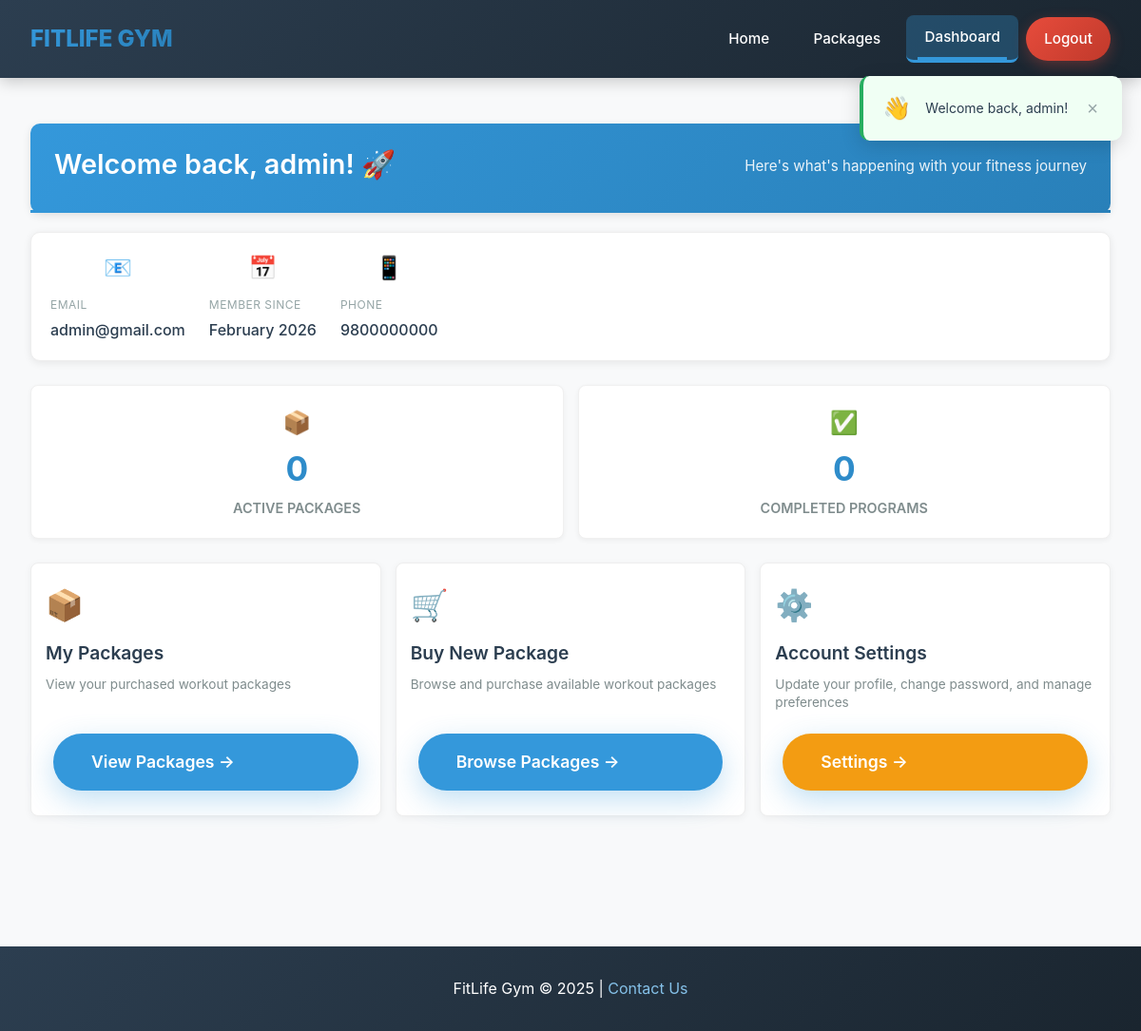
The app's page /user/dashboard.php (signed in) with its own data.
### tables this page shows
CREATE TABLE `users` (
  `id` int(11) NOT NULL,
  `full_name` varchar(100) NOT NULL,
  `email` varchar(100) NOT NULL,
  `phone` varchar(15) DEFAULT NULL,
  `password` varchar(255) NOT NULL,
  `created_at` timestamp NOT NULL DEFAULT current_timestamp(),
  `role` enum('user','admin') DEFAULT 'user'
);

### user/dashboard.php (the view, shortened to what this page needs)
<?php
require_once '../includes/database.php';
$user_id = $_SESSION['user_id'];
$stmt = $pdo->prepare("SELECT full_name, email, phone, created_at FROM users WHERE id = ?");
$stmt->execute([$user_id]);
$user = $stmt->fetch();
$active_stmt = $pdo->prepare("SELECT COUNT(*) as count FROM purchases WHERE user_id = ? AND is_active = 1 AND (status != 'completed' OR status IS NULL)");
$active_stmt->execute([$user_id]);
$active_count = $active_stmt->fetch()['count'];
$completed_stmt = $pdo->prepare("SELECT COUNT(*) as count FROM purchases WHERE user_id = ? AND is_active = 1 AND status = 'completed'");
$completed_stmt->execute([$user_id]);
$completed_count = $completed_stmt->fetch()['count'];
?>
<!DOCTYPE html>
<html>
<head>
    <link rel="stylesheet" href="../css/style.css">
</head>
<body>
    <?php
    include '../includes/navigation.php';
    ?>
    <div class="dashboard-container">
        <div class="dashboard-header">
            <h1>Welcome back, <?php echo htmlspecialchars($user['full_name'], ENT_QUOTES, 'UTF-8'); ?>! 🚀</h1>
            <p>Here's what's happening with your fitness journey</p>
        </div>
        <div class="user-info-card">
            <div class="info-item">
                <span class="info-icon">📧</span>
                <div class="info-content">
                    <span class="info-label">Email</span>
                    <span class="info-value"><?php echo htmlspecialchars($user['email'], ENT_QUOTES, 'UTF-8'); ?></span>
                </div>
            </div>
            <div class="info-item">
                <span class="info-icon">📅</span>
                <div class="info-content">
                    <span class="info-label">Member Since</span>
                    <span class="info-value"><?php echo date('F Y', strtotime($user['created_at'])); ?></span>
                </div>
            </div>
            <div class="info-item">
                <span class="info-icon">📱</span>
                <div class="info-content">
                    <span class="info-label">Phone</span>
                    <span class="info-value"><?php echo htmlspecialchars($user['phone'] ?? 'Not set', ENT_QUOTES, 'UTF-8'); ?></span>
                </div>
            </div>
        </div>
        <div class="stats-row">
            <div class="stat-item">
                <div class="stat-icon">📦</div>
                <div class="stat-number"><?php echo $active_count; ?></div>
                <div class="stat-label">Active Packages</div>
            </div>
            <div class="stat-item">
                <div class="stat-icon">✅</div>
                <div class="stat-number"><?php echo $completed_count; ?></div>
                <div class="stat-label">Completed Programs</div>
            </div>
        </div>
        <div class="dashboard-sections">
            <div class="dashboard-card">
                <div class="card-icon">📦</div>
                <h3>My Packages</h3>
                <p>View your purchased workout packages</p>
                <a href="my-packages.php" class="btn-primary">View Packages →</a>
            </div>
            <div class="dashboard-card">
                <div class="card-icon">🛒</div>
                <h3>Buy New Package</h3>
                <p>Browse and purchase available workout packages</p>
                <a href="../public/packages.php" class="btn-primary">Browse Packages →</a>
            </div>
            <div class="dashboard-card">
                <div class="card-icon">⚙️</div>
                <h3>Account Settings</h3>
                <p>Update your profile, change password, and manage preferences</p>
                <a href="profile-settings.php" class="btn-primary btn-settings">Settings →</a>
            </div>
        </div>
    </div>
    <footer>
        <p>FitLife Gym &copy; 2025 | <a href="../public/about.php#contact">Contact Us</a></p>
    </footer>
</body>
</html>

### records on screen
users: full_name "admin", email "admin@gmail.com", created_at "February 2026", phone "9800000000"

### other values on screen
$login_message "Welcome back, admin!"
$active_count "0"
$completed_count "0"
